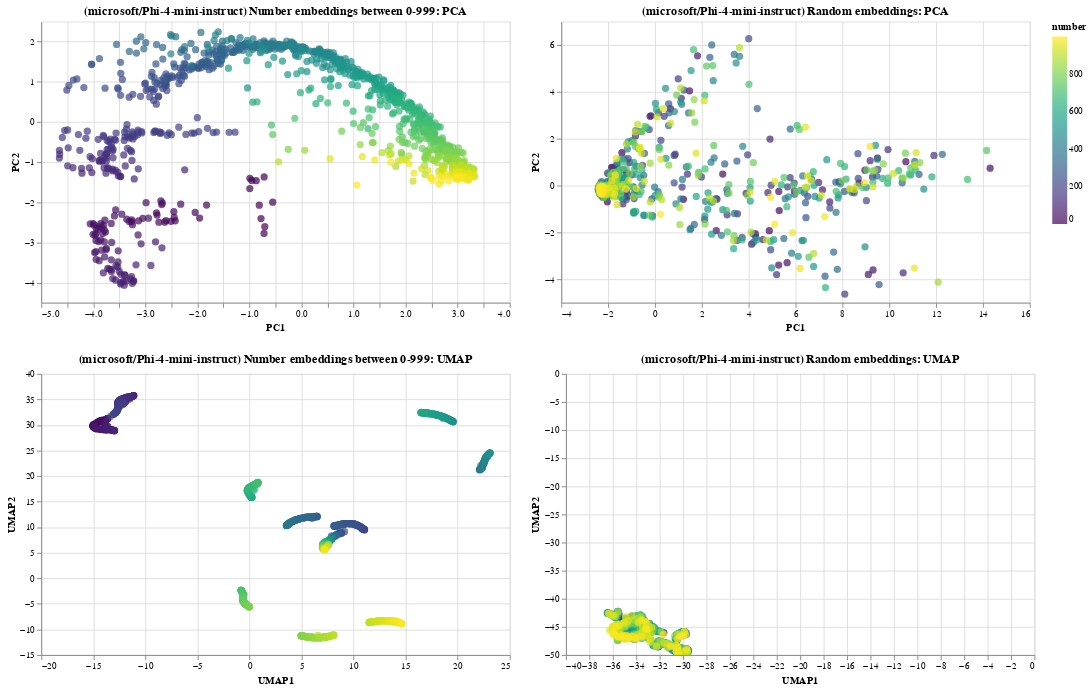

Notebook source saved alongside this figure:
### Code cell
plot_embeddings(model_ids['phi'])

### Figure 1 — Vega-Lite specification as saved in the notebook (floating-point values rounded to 4 significant figures; data arrays with more than 128 entries replaced by an {"elided": "..."} marker saying what was removed)
{"config": {"view": {"continuousWidth": 300, "continuousHeight": 300}}, "vconcat": [{"hconcat": [{"data": {"name": "data-c7946621bfb988cfd954b175fc8d4f29"}, "mark": {"type": "circle", "size": 60}, "encoding": {"color": {"field": "number", "scale": {"scheme": "viridis"}, "type": "quantitative"}, "tooltip": [{"field": "number", "type": "quantitative"}, {"field": "PC1", "type": "quantitative"}, {"field": "PC2", "type": "quantitative"}], "x": {"field": "PC1", "type": "quantitative"}, "y": {"field": "PC2", "type": "quantitative"}}, "name": "view_5", "title": "(microsoft/Phi-4-mini-instruct) Number embeddings between 0-999: PCA", "width": 500}, {"data": {"name": "data-b5c8dbcce9590829364f0e9b77eca800"}, "mark": {"type": "circle", "size": 60}, "encoding": {"color": {"field": "number", "scale": {"scheme": "plasma"}, "type": "quantitative"}, "tooltip": [{"field": "number", "type": "quantitative"}, {"field": "PC1", "type": "quantitative"}, {"field": "PC2", "type": "quantitative"}], "x": {"field": "PC1", "type": "quantitative"}, "y": {"field": "PC2", "type": "quantitative"}}, "name": "view_6", "title": "(microsoft/Phi-4-mini-instruct) Random embeddings: PCA", "width": 500}]}, {"hconcat": [{"data": {"name": "data-4fe459b028ff4b6aab4a630a9d18ee1b"}, "mark": {"type": "circle", "size": 60}, "encoding": {"color": {"field": "number", "scale": {"scheme": "viridis"}, "type": "quantitative"}, "tooltip": [{"field": "number", "type": "quantitative"}, {"field": "UMAP1", "type": "quantitative"}, {"field": "UMAP2", "type": "quantitative"}], "x": {"field": "UMAP1", "type": "quantitative"}, "y": {"field": "UMAP2", "type": "quantitative"}}, "name": "view_7", "title": "(microsoft/Phi-4-mini-instruct) Number embeddings between 0-999: UMAP", "width": 500}, {"data": {"name": "data-6accb1b6fcceb8f202de13caed6f41ac"}, "mark": {"type": "circle", "size": 60}, "encoding": {"color": {"field": "number", "scale": {"scheme": "plasma"}, "type": "quantitative"}, "tooltip": [{"field": "number", "type": "quantitative"}, {"field": "UMAP1", "type": "quantitative"}, {"field": "UMAP2", "type": "quantitative"}], "x": {"field": "UMAP1", "type": "quantitative"}, "y": {"field": "UMAP2", "type": "quantitative"}}, "name": "view_8", "title": "(microsoft/Phi-4-mini-instruct) Random embeddings: UMAP", "width": 500}]}], "params": [{"name": "param_5", "select": {"type": "interval", "encodings": ["x", "y"]}, "bind": "scales", "views": ["view_5"]}, {"name": "param_6", "select": {"type": "interval", "encodings": ["x", "y"]}, "bind": "scales", "views": ["view_6"]}, {"name": "param_7", "select": {"type": "interval", "encodings": ["x", "y"]}, "bind": "scales", "views": ["view_7"]}, {"name": "param_8", "select": {"type": "interval", "encodings": ["x", "y"]}, "bind": "scales", "views": ["view_8"]}], "$schema": "https://vega.github.io/schema/vega-lite/v5.20.1.json", "datasets": {"data-c7946621bfb988cfd954b175fc8d4f29": {"elided": "1000 records"}, "data-b5c8dbcce9590829364f0e9b77eca800": {"elided": "1000 records"}, "data-4fe459b028ff4b6aab4a630a9d18ee1b": {"elided": "1000 records"}, "data-6accb1b6fcceb8f202de13caed6f41ac": {"elided": "1000 records"}}}
